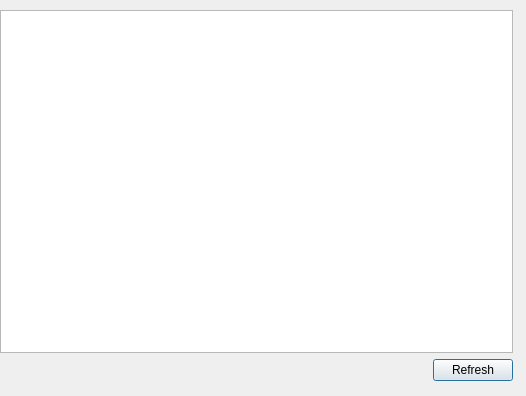
<?xml version="1.0" encoding="UTF-8"?>
<ui version="4.0">
 <class>Dialog</class>
 <widget class="QDialog" name="Dialog">
  <property name="geometry">
   <rect>
    <x>0</x>
    <y>0</y>
    <width>526</width>
    <height>396</height>
   </rect>
  </property>
  <property name="windowTitle">
   <string>Dialog</string>
  </property>
  <widget class="QWidget" name="">
   <property name="geometry">
    <rect>
     <x>0</x>
     <y>10</y>
     <width>513</width>
     <height>371</height>
    </rect>
   </property>
   <layout class="QVBoxLayout" name="verticalLayout">
    <item>
     <widget class="QTableView" name="tblApunt"/>
    </item>
    <item>
     <layout class="QHBoxLayout" name="horizontalLayout">
      <item>
       <spacer name="horizontalSpacer">
        <property name="orientation">
         <enum>Qt::Horizontal</enum>
        </property>
        <property name="sizeHint" stdset="0">
         <size>
          <width>428</width>
          <height>20</height>
         </size>
        </property>
       </spacer>
      </item>
      <item>
       <widget class="QPushButton" name="btnRefresh">
        <property name="text">
         <string>Refresh</string>
        </property>
       </widget>
      </item>
     </layout>
    </item>
   </layout>
  </widget>
 </widget>
 <resources/>
 <connections/>
</ui>
